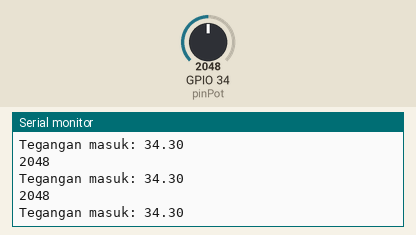
A sketch run on a simulated ESP32. Parts: the last lines printed to the serial monitor. The test bench sets the inputs (shaded band); at power-on: GPIO 34 (pinPot) = 2048.

Above: at 1.2 s.
1.3 s: GPIO 34 (pinPot) set to 2866
At 1.32 s:
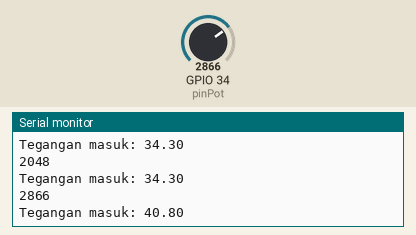
2.8 s: GPIO 34 (pinPot) set to 3603
At 2.83 s:
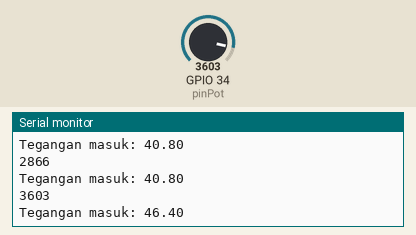
Timing chart, 0 to 5.8 s (numbered marks = the images above; inputs shaded):
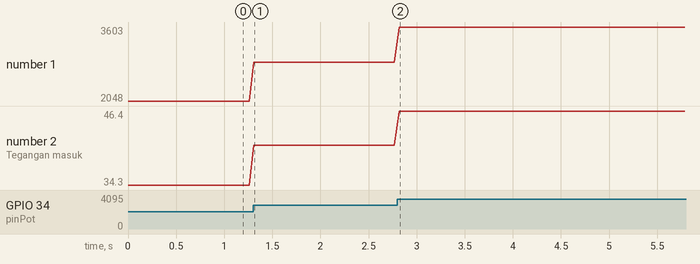

The sketch:

Sensor_Tegangan.ino
```cpp
#define pinPot 34
float nilaiTeg;
float nilaiTeg2;

void setup() {
  Serial.begin(115200);
  pinMode(pinPot,INPUT);
  Serial.println("Siap");
}

void loop() {
  int nilaiADC = analogRead(pinPot);
  Serial.println(nilaiADC);
  int nilaiMap = map(nilaiADC, 3206, 4095, 263, 306);
  int nilaisesungguhnya = map(nilaiMap, 263, 306, 434, 504);
  nilaiTeg = nilaiMap/100.0;
  nilaiTeg2 = nilaisesungguhnya/10.0;
  Serial.println("Tegangan masuk: " + String(nilaiTeg2));
  delay(50);
}
```

Measured:
- after the input at 1.3 s, the serial monitor: prints a new line at once (image 1)
- after the input at 2.8 s, the serial monitor: prints a new line at once (image 2)
- plotted number 1: 2048 → 2866 after the input at 1.3 s, 2866 → 3603 after the input at 2.8 s
- plotted number 2: 34.3 → 40.8 after the input at 1.3 s, 40.8 → 46.4 after the input at 2.8 s
